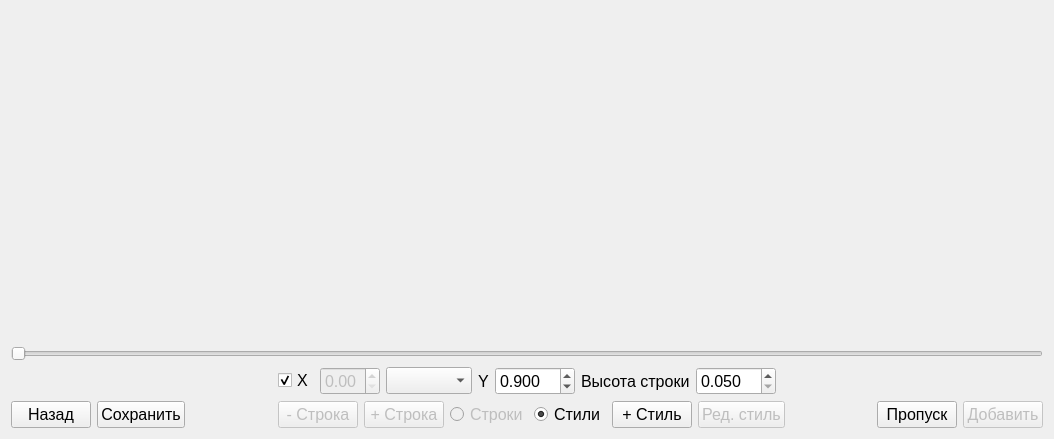
<?xml version="1.0" encoding="UTF-8"?>
<ui version="4.0">
 <class>TextLabelingWidget</class>
 <widget class="QWidget" name="TextLabelingWidget">
  <property name="geometry">
   <rect>
    <x>0</x>
    <y>0</y>
    <width>1054</width>
    <height>439</height>
   </rect>
  </property>
  <property name="windowTitle">
   <string>Form</string>
  </property>
  <layout class="QGridLayout" name="gridLayout_2">
   <item row="0" column="0">
    <layout class="QGridLayout" name="gridLayout">
     <item row="1" column="1">
      <widget class="QSlider" name="slider">
       <property name="sizePolicy">
        <sizepolicy hsizetype="Expanding" vsizetype="Maximum">
         <horstretch>0</horstretch>
         <verstretch>0</verstretch>
        </sizepolicy>
       </property>
       <property name="focusPolicy">
        <enum>Qt::NoFocus</enum>
       </property>
       <property name="pageStep">
        <number>1</number>
       </property>
       <property name="orientation">
        <enum>Qt::Horizontal</enum>
       </property>
      </widget>
     </item>
     <item row="0" column="1">
      <widget class="QLabel" name="image">
       <property name="minimumSize">
        <size>
         <width>400</width>
         <height>300</height>
        </size>
       </property>
       <property name="text">
        <string/>
       </property>
       <property name="alignment">
        <set>Qt::AlignCenter</set>
       </property>
      </widget>
     </item>
     <item row="2" column="1">
      <layout class="QHBoxLayout" name="horizontalLayout">
       <item>
        <spacer name="horizontalSpacer">
         <property name="orientation">
          <enum>Qt::Horizontal</enum>
         </property>
         <property name="sizeHint" stdset="0">
          <size>
           <width>40</width>
           <height>20</height>
          </size>
         </property>
        </spacer>
       </item>
       <item>
        <widget class="QCheckBox" name="chbX">
         <property name="font">
          <font>
           <pointsize>12</pointsize>
          </font>
         </property>
         <property name="text">
          <string>X</string>
         </property>
         <property name="checked">
          <bool>true</bool>
         </property>
        </widget>
       </item>
       <item>
        <widget class="QDoubleSpinBox" name="dsbX">
         <property name="enabled">
          <bool>false</bool>
         </property>
         <property name="minimumSize">
          <size>
           <width>60</width>
           <height>0</height>
          </size>
         </property>
         <property name="font">
          <font>
           <pointsize>12</pointsize>
          </font>
         </property>
         <property name="focusPolicy">
          <enum>Qt::ClickFocus</enum>
         </property>
         <property name="maximum">
          <double>0.500000000000000</double>
         </property>
         <property name="singleStep">
          <double>0.010000000000000</double>
         </property>
        </widget>
       </item>
       <item>
        <widget class="QComboBox" name="cbLines">
         <property name="font">
          <font>
           <pointsize>12</pointsize>
          </font>
         </property>
        </widget>
       </item>
       <item>
        <widget class="QLabel" name="label_3">
         <property name="font">
          <font>
           <pointsize>12</pointsize>
          </font>
         </property>
         <property name="text">
          <string>Y</string>
         </property>
        </widget>
       </item>
       <item>
        <widget class="QDoubleSpinBox" name="dsbY">
         <property name="minimumSize">
          <size>
           <width>80</width>
           <height>0</height>
          </size>
         </property>
         <property name="font">
          <font>
           <pointsize>12</pointsize>
          </font>
         </property>
         <property name="decimals">
          <number>3</number>
         </property>
         <property name="maximum">
          <double>1.000000000000000</double>
         </property>
         <property name="singleStep">
          <double>0.005000000000000</double>
         </property>
         <property name="value">
          <double>0.900000000000000</double>
         </property>
        </widget>
       </item>
       <item>
        <widget class="QLabel" name="label_5">
         <property name="font">
          <font>
           <pointsize>12</pointsize>
          </font>
         </property>
         <property name="text">
          <string>Высота строки</string>
         </property>
        </widget>
       </item>
       <item>
        <widget class="QDoubleSpinBox" name="dsbHeight">
         <property name="minimumSize">
          <size>
           <width>80</width>
           <height>0</height>
          </size>
         </property>
         <property name="font">
          <font>
           <pointsize>12</pointsize>
          </font>
         </property>
         <property name="decimals">
          <number>3</number>
         </property>
         <property name="minimum">
          <double>0.050000000000000</double>
         </property>
         <property name="maximum">
          <double>0.300000000000000</double>
         </property>
         <property name="singleStep">
          <double>0.005000000000000</double>
         </property>
        </widget>
       </item>
       <item>
        <spacer name="horizontalSpacer_2">
         <property name="orientation">
          <enum>Qt::Horizontal</enum>
         </property>
         <property name="sizeHint" stdset="0">
          <size>
           <width>40</width>
           <height>20</height>
          </size>
         </property>
        </spacer>
       </item>
      </layout>
     </item>
     <item row="3" column="1">
      <layout class="QHBoxLayout" name="horizontalLayout_2">
       <item>
        <widget class="QPushButton" name="pbBack">
         <property name="font">
          <font>
           <pointsize>12</pointsize>
          </font>
         </property>
         <property name="text">
          <string>Назад</string>
         </property>
        </widget>
       </item>
       <item>
        <widget class="QPushButton" name="pbSave">
         <property name="font">
          <font>
           <pointsize>12</pointsize>
          </font>
         </property>
         <property name="text">
          <string>Cохранить</string>
         </property>
        </widget>
       </item>
       <item>
        <spacer name="horizontalSpacer_3">
         <property name="orientation">
          <enum>Qt::Horizontal</enum>
         </property>
         <property name="sizeHint" stdset="0">
          <size>
           <width>40</width>
           <height>20</height>
          </size>
         </property>
        </spacer>
       </item>
       <item>
        <widget class="QPushButton" name="pbRemoveLine">
         <property name="enabled">
          <bool>false</bool>
         </property>
         <property name="font">
          <font>
           <pointsize>12</pointsize>
          </font>
         </property>
         <property name="text">
          <string>- Строка</string>
         </property>
        </widget>
       </item>
       <item>
        <widget class="QPushButton" name="pbAddLine">
         <property name="enabled">
          <bool>false</bool>
         </property>
         <property name="font">
          <font>
           <pointsize>12</pointsize>
          </font>
         </property>
         <property name="text">
          <string>+ Строка</string>
         </property>
        </widget>
       </item>
       <item>
        <widget class="QRadioButton" name="rbLines">
         <property name="enabled">
          <bool>false</bool>
         </property>
         <property name="font">
          <font>
           <pointsize>12</pointsize>
          </font>
         </property>
         <property name="focusPolicy">
          <enum>Qt::NoFocus</enum>
         </property>
         <property name="text">
          <string>Строки</string>
         </property>
        </widget>
       </item>
       <item>
        <widget class="QRadioButton" name="rbStyle">
         <property name="font">
          <font>
           <pointsize>12</pointsize>
          </font>
         </property>
         <property name="focusPolicy">
          <enum>Qt::NoFocus</enum>
         </property>
         <property name="text">
          <string>Стили</string>
         </property>
         <property name="checked">
          <bool>true</bool>
         </property>
        </widget>
       </item>
       <item>
        <widget class="QPushButton" name="pbAddStyle">
         <property name="font">
          <font>
           <pointsize>12</pointsize>
          </font>
         </property>
         <property name="text">
          <string>+ Стиль</string>
         </property>
        </widget>
       </item>
       <item>
        <widget class="QPushButton" name="pbEditStlye">
         <property name="enabled">
          <bool>false</bool>
         </property>
         <property name="font">
          <font>
           <pointsize>12</pointsize>
          </font>
         </property>
         <property name="text">
          <string>Ред. стиль</string>
         </property>
        </widget>
       </item>
       <item>
        <spacer name="horizontalSpacer_4">
         <property name="orientation">
          <enum>Qt::Horizontal</enum>
         </property>
         <property name="sizeHint" stdset="0">
          <size>
           <width>40</width>
           <height>20</height>
          </size>
         </property>
        </spacer>
       </item>
       <item>
        <widget class="QPushButton" name="pbSkip">
         <property name="font">
          <font>
           <pointsize>12</pointsize>
          </font>
         </property>
         <property name="text">
          <string>Пропуск</string>
         </property>
        </widget>
       </item>
       <item>
        <widget class="QPushButton" name="pbOk">
         <property name="enabled">
          <bool>false</bool>
         </property>
         <property name="font">
          <font>
           <pointsize>12</pointsize>
          </font>
         </property>
         <property name="text">
          <string>Добавить</string>
         </property>
        </widget>
       </item>
      </layout>
     </item>
    </layout>
   </item>
  </layout>
  <action name="actionOk">
   <property name="checkable">
    <bool>true</bool>
   </property>
   <property name="text">
    <string>Вперёд</string>
   </property>
   <property name="shortcut">
    <string>F1</string>
   </property>
  </action>
 </widget>
 <resources/>
 <connections/>
</ui>
